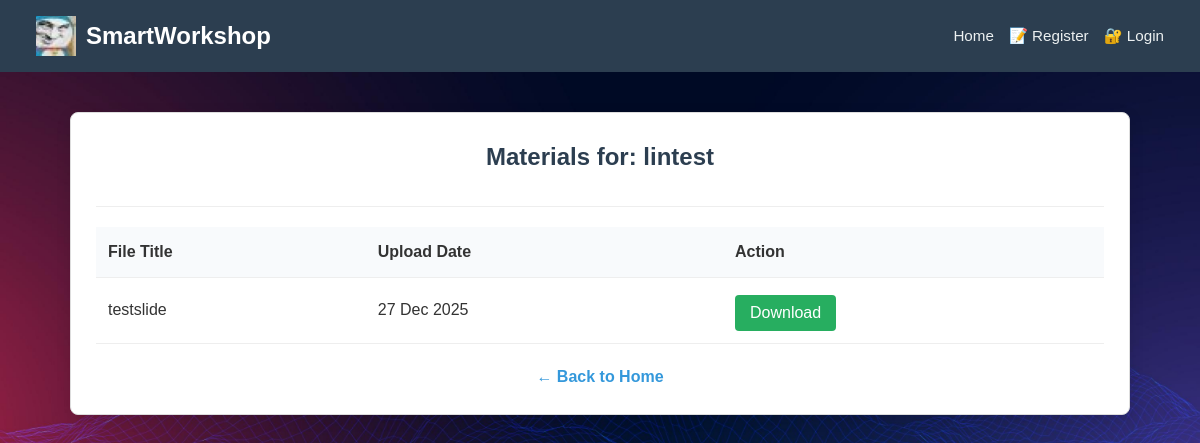
Page /view_materials.php?id=19 on the committed database.
### tables this page shows
CREATE TABLE `workshops` (
  `id` int(11) NOT NULL,
  `title` varchar(100) NOT NULL,
  `description` text DEFAULT NULL,
  `trainer` varchar(100) DEFAULT NULL,
  `trainer_id` int(11) DEFAULT NULL,
  `date` date NOT NULL,
  `time` time NOT NULL,
  `location` varchar(100) NOT NULL,
  `fee` decimal(10,2) DEFAULT 0.00,
  `organizer_id` int(11) NOT NULL,
  `created_at` timestamp NOT NULL DEFAULT current_timestamp()
);

CREATE TABLE `learning_materials` (
  `material_id` int(11) NOT NULL,
  `workshop_id` int(11) NOT NULL,
  `title` varchar(255) NOT NULL,
  `file_path` varchar(255) NOT NULL,
  `uploaded_by` int(11) NOT NULL,
  `created_at` timestamp NOT NULL DEFAULT current_timestamp()
);

### view_materials.php (the view, shortened to what this page needs)
<?php
include 'include/db_connect.php';
$workshop_id = isset($_GET['id']) ? $_GET['id'] : 0;
$query = "SELECT * FROM learning_materials WHERE workshop_id = '$workshop_id'";
$result = mysqli_query($conn, $query);
$workshop_info = mysqli_query($conn, "SELECT title FROM workshops WHERE id = '$workshop_id'");
$w_row = mysqli_fetch_assoc($workshop_info);
$title = $w_row ? $w_row['title'] : "Workshop Materials";
?>
<!DOCTYPE html>
<html lang="en">
<head>
    <link rel="stylesheet" href="css/style.css">
</head>
<body>
    <?php include("include/nav.php"); ?>
    <main>
        <div class="card">
            <h2>Materials for: <?= htmlspecialchars($title); ?></h2>
            <hr style="margin-bottom: 20px; border: 0; border-top: 1px solid #eee;">
            <?php if (mysqli_num_rows($result) > 0): ?>
                <table class="profile-table">
                    <thead>
                        <tr>
                            <th>File Title</th>
                            <th>Upload Date</th>
                            <th>Action</th>
                        </tr>
                    </thead>
                    <tbody>
                        <?php while ($row = mysqli_fetch_assoc($result)): ?>
                            <tr>
                                <td><?= htmlspecialchars($row['title']); ?></td>
                                <td><?= date('d M Y', strtotime($row['created_at'])); ?></td>
                                <td>
                                    <a href="<?= $row['file_path']; ?>" class="btn"
                                        style="padding: 5px 15px; width: auto; background-color: #27ae60;" download>Download</a>
                                </td>
                            </tr>
                        <?php endwhile; ?>
                    </tbody>
                </table>
            <?php else: ?>
                <p style="text-align: center; padding: 20px;">No materials have been uploaded for this workshop yet.</p>
            <?php endif; ?>
            <div style="margin-top: 20px; text-align: center;">
                <a href="index.php" style="color: #3498db; text-decoration: none; font-weight: bold;">← Back to Home</a>
            </div>
        </div>
    </main>
</body>
</html>

### css/style.css (style rules this page uses)
* { margin: 0; padding: 0; box-sizing: border-box; }
body { font-family: sans-serif; background: url('../img/bg.jpg') no-repeat center center fixed; background-size: cover; color: #333; line-height: 1.6; min-height: 100vh; display: flex; flex-direction: column; }
main, .workshops-container, .certificates-container, .feedback-container, .certificate-page, .container, .report-container, .page-content { flex: 1; }
main { max-width: 1100px; margin: 0 auto; padding: 40px 20px; width: 100%; }
.card { background: white; padding: 25px; border-radius: 8px; box-shadow: 0 4px 15px rgba(0, 0, 0, 0.1); border: 1px solid #ddd; color: #333; }
h2 { color: white; text-shadow: 2px 2px 4px #000; margin-bottom: 30px; text-align: center; }
.card h2, .form-card h2 { color: #2c3e50; text-shadow: none; }
button, .btn { display: inline-block; width: 100%; padding: 12px; background-color: #3498db; color: white; border: none; border-radius: 4px; cursor: pointer; font-size: 1rem; text-align: center; text-decoration: none; margin-top: 5px; }
.profile-table { width: 100%; border-collapse: collapse; margin-top: 10px; color: #333; }
.profile-table th, .profile-table td { padding: 12px; border-bottom: 1px solid #eee; text-align: left; }
.profile-table thead { background-color: #f8fafc; }

### rows in the picture
workshops: title "lintest"
learning_materials: title "testslide", created_at "27 Dec 2025"
